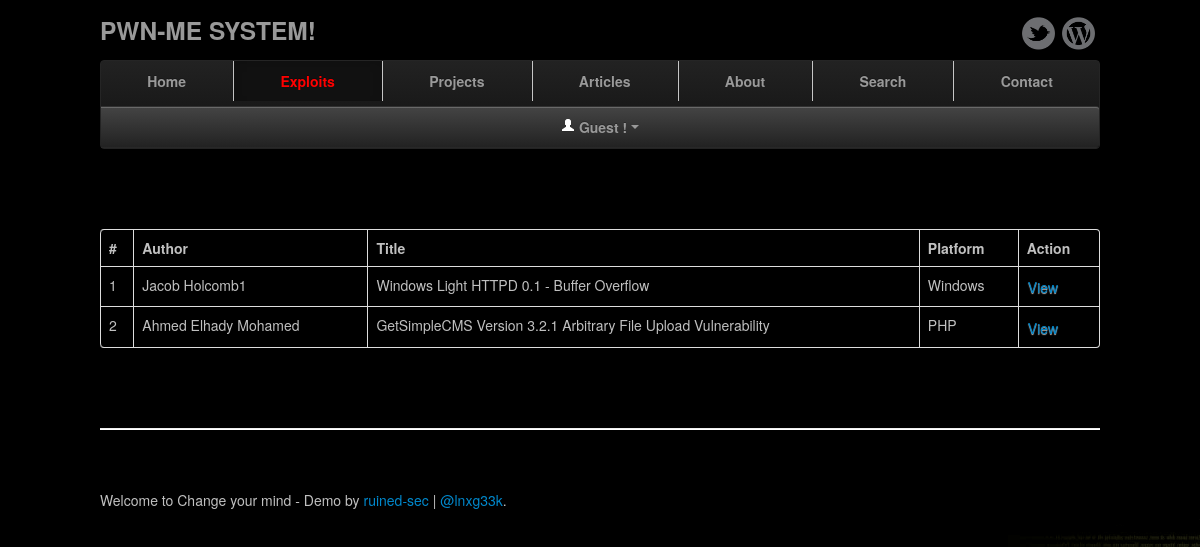
The app's page /exploits/index.php with its own data.
### tables this page shows
CREATE TABLE `exploits` (
  `id` int(11) NOT NULL AUTO_INCREMENT,
  `author` varchar(200) NOT NULL,
  `title` varchar(200) NOT NULL,
  `description` text NOT NULL,
  `platform` varchar(200) NOT NULL,
  PRIMARY KEY (`id`)
);

### exploits/index.php (the view, shortened to what this page needs)
<?php
include '../config.php';
?>
<!DOCTYPE html>
<html lang="en">
    <head>
        <link href="/scope/static/css/bootstrap.min.css" rel="stylesheet">
        <link href="/scope/static/css/app.css" rel="stylesheet">
        <link href="/scope/static/css/bootstrap-responsive.min.css" rel="stylesheet">
    </head>
    <body>
        <div class="container">
            <?php include '../includes/header.php'; ?>
            <div class="jumbotron">
                <?php
                $sql = "SELECT * FROM exploits";
                $result = mysqli_query($con, $sql);
                ?>
                <table class="table table-bordered">
                    <tr>
                        <th>#</th>
                        <th>Author</th>
                        <th>Title</th>
                        <th>Platform</th>
                        <th>Action</th>
                    </tr>
                    <tbody>
                        <?php $c = 1; ?>
                        <?php while ($row = mysqli_fetch_array($result)): ?>
                            <tr>
                                <td><?php echo $c; ?></td>
                                <td><?php echo $row['author']; ?></td>
                                <td><?php echo $row['title']; ?></td>
                                <td><?php echo $row['platform']; ?></td>
                                <td>
                                    <form action="" method="POST">
                                        <a href="view.php?exploit=<?php echo $row['id']; ?>" class="btn btn-link">View</a>
                                    </form>
                                </td>
                            </tr>
                            <?php $c++; ?>
                        <?php endwhile; ?>
                    </tbody>
                </table>
            </div>
            <hr>
            <div class="footer">
                <p>Welcome to Change your mind - Demo by <a href="http://ruinedsec.wordpress.com">ruined-sec</a> | <a href="https://www.twitter.com/lnxg33k">@lnxg33k</a>.</p>
            </div>
        </div>
    </body>
</html>

### static/css/app.css (style rules this page uses)
body { background: url('/scope/static/img/background.jpg') no-repeat center center fixed; -webkit-background-size: cover; -moz-background-size: cover; -o-background-size: cover; background-size: cover; padding-bottom: 60px; color: silver; }
.container { margin: 0 auto; max-width: 1000px; }
.container > hr { margin: 60px 0; }
.jumbotron { margin: 80px 0; text-align: center; }
.jumbotron .btn { font-size: 21px; padding: 14px 24px; }

### exploits/index.php (style rules this page uses)
form { margin: 0px; }
.jumbotron .btn { font-size: 100%; padding: 0px; }

### records on screen
exploits: author "Jacob Holcomb1", title "Windows Light HTTPD 0.1 - Buffer Overflow", platform "Windows"
exploits: author "Ahmed Elhady Mohamed", title "GetSimpleCMS Version 3.2.1 Arbitrary File Upload Vulnerability", platform "PHP"
